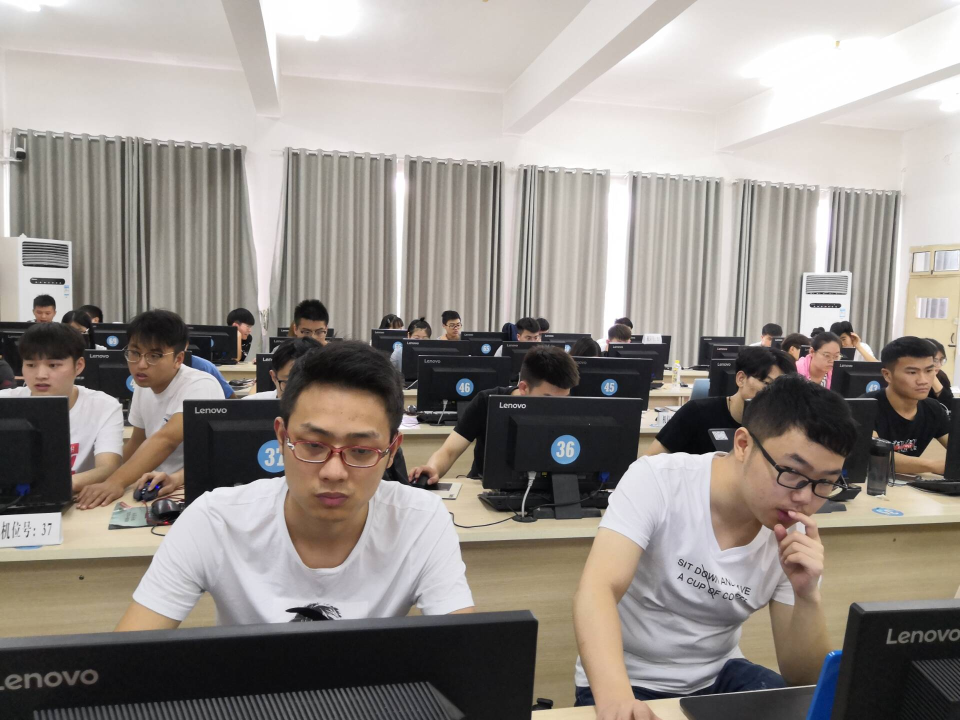
#> input picture ims/1.jpg, 1920 x 1440 px (shown at 1/2 size)
$ python 4.py
#> lines starting #> are read from the running program, lines starting #| are printed output that depends on the picture; after the words box and inside, x2 and y2 are one past the last pixel; in counts of white or black regions, pixels touching at a corner belong together
"""
目标
    访问和修改图片像素点的值
    获取图片的宽、高、通道数等属性
    了解感兴趣区域ROI
    分离和合并图像通道

    img[y,x]获取/设置像素点值
    img.shape：图片的形状（行数、列数、通道数）
    img.dtype：图像的数据类型。
    img[y1:y2,x1:x2]进行ROI截取
    cv2.split()/cv2.merge()通道分割/合并
    更推荐的获取单通道方式：b = img[:, :, 0]。

"""
import cv2

img = cv2.imread('ims/1.jpg')
#> img is the input picture: shape (1440, 1920, 3); mean B, G, R 137.4, 143.1, 149.8

# 1、获取和修改像素点值
px = img[100, 90]
#> px = [199, 204, 213]
print(px)
#| [199 204 213]
px_blue = img[100, 90, 0]  # 只获取蓝色blue通道的值
#> px_blue = 199
print(px_blue)
#| 199
img[100, 90] = [255, 255, 255]  # 修改像素的值
#> img: shape (1440, 1920, 3); under 0.01% of pixels changed, all inside (x1, y1, x2, y2) = (90, 100, 91, 101)
print(img[100, 90])  # [255 255 255]
#| [255 255 255]

# 2、 图片属性
height, width, channels = img.shape  # 行数（高度）、列数（宽度）和通道数
#> height = 1440; width = 1920; channels = 3
print(height, width, channels)
#| 1440 1920 3
print(img.dtype)  # 获取图像数据类型
#| uint8
print(img.size)   # 获取图像总像素数
#| 8294400

# 3、ROI  感兴趣区域。什么意思呢？比如我们要检测眼睛，因为眼睛肯定在脸上，所以我们感兴趣的只有脸这部分，其他都不care，所以可以单独把脸截取出来，这样就可以大大节省计算量，提高运行速度。

face = img[500:800, 515:888]
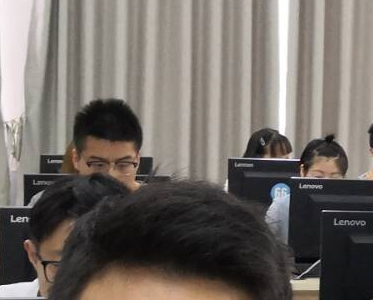
#> face: shape (300, 373, 3); mean B, G, R 100.8, 106.2, 112.8


# 4、通道分割与合并
b, g, r = cv2.split(face)
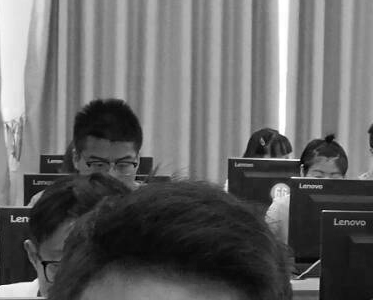
#> b: shape (300, 373); min 0, max 255, mean 100.8
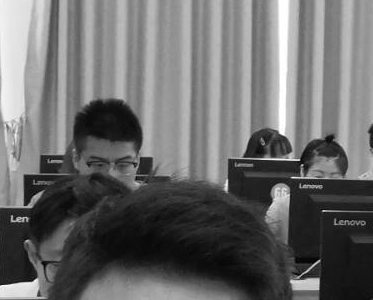
#> g: shape (300, 373); min 0, max 255, mean 106.2
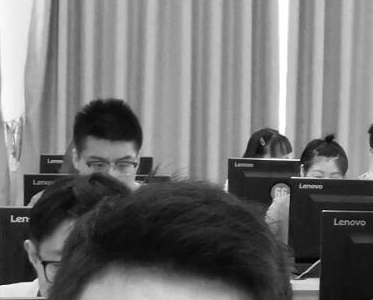
#> r: shape (300, 373); min 0, max 255, mean 112.8
img = cv2.merge((b, g, r))

b = img[:, :, 0]
cv2.imshow('blue', b)
cv2.waitKey(0)
